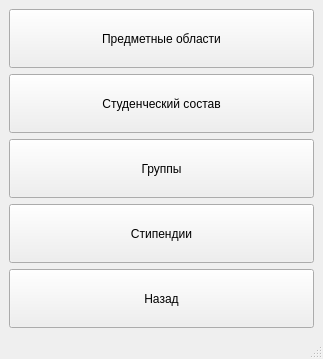
<?xml version="1.0" encoding="UTF-8"?>
<ui version="4.0">
 <class>ManagementSubjects</class>
 <widget class="QMainWindow" name="ManagementSubjects">
  <property name="enabled">
   <bool>true</bool>
  </property>
  <property name="geometry">
   <rect>
    <x>0</x>
    <y>0</y>
    <width>323</width>
    <height>359</height>
   </rect>
  </property>
  <property name="minimumSize">
   <size>
    <width>0</width>
    <height>0</height>
   </size>
  </property>
  <property name="maximumSize">
   <size>
    <width>1280</width>
    <height>720</height>
   </size>
  </property>
  <property name="windowTitle">
   <string>Окно деканата</string>
  </property>
  <widget class="QWidget" name="centralwidget">
   <layout class="QVBoxLayout" name="verticalLayout">
    <item>
     <widget class="QPushButton" name="objectWork">
      <property name="sizePolicy">
       <sizepolicy hsizetype="Expanding" vsizetype="Expanding">
        <horstretch>0</horstretch>
        <verstretch>0</verstretch>
       </sizepolicy>
      </property>
      <property name="text">
       <string>Предметные области</string>
      </property>
     </widget>
    </item>
    <item>
     <widget class="QPushButton" name="studentWork">
      <property name="sizePolicy">
       <sizepolicy hsizetype="Expanding" vsizetype="Expanding">
        <horstretch>0</horstretch>
        <verstretch>0</verstretch>
       </sizepolicy>
      </property>
      <property name="text">
       <string>Студенческий состав</string>
      </property>
     </widget>
    </item>
    <item>
     <widget class="QPushButton" name="groupWork">
      <property name="sizePolicy">
       <sizepolicy hsizetype="Expanding" vsizetype="Expanding">
        <horstretch>0</horstretch>
        <verstretch>0</verstretch>
       </sizepolicy>
      </property>
      <property name="text">
       <string>Группы</string>
      </property>
     </widget>
    </item>
    <item>
     <widget class="QPushButton" name="stipWork">
      <property name="sizePolicy">
       <sizepolicy hsizetype="Expanding" vsizetype="Expanding">
        <horstretch>0</horstretch>
        <verstretch>0</verstretch>
       </sizepolicy>
      </property>
      <property name="text">
       <string>Стипендии</string>
      </property>
     </widget>
    </item>
    <item>
     <widget class="QPushButton" name="backMenu">
      <property name="sizePolicy">
       <sizepolicy hsizetype="Expanding" vsizetype="Expanding">
        <horstretch>0</horstretch>
        <verstretch>0</verstretch>
       </sizepolicy>
      </property>
      <property name="text">
       <string>Назад</string>
      </property>
     </widget>
    </item>
   </layout>
  </widget>
  <widget class="QMenuBar" name="menubar">
   <property name="geometry">
    <rect>
     <x>0</x>
     <y>0</y>
     <width>323</width>
     <height>22</height>
    </rect>
   </property>
  </widget>
  <widget class="QStatusBar" name="statusbar"/>
 </widget>
 <resources/>
 <connections/>
</ui>
